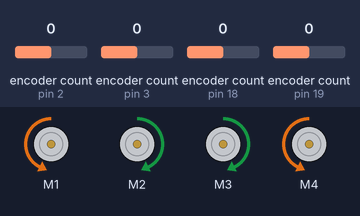
Simulated run of this sketch. Board: Arduino Mega 2560, built with avr-gcc and run on an emulated ATmega2560. Parts: 4 × DC motor (green arrow = forward, orange = backward, longer = faster). Inputs (shaded band) come from the test bench; at power-on: encoder count (sensors on pin 2, pin 3, pin 18, pin 19) 0.

Above: at 1.2 s.
1.3 s: encoder count (sensor on pin 2) set to 1
At 2.5 s:
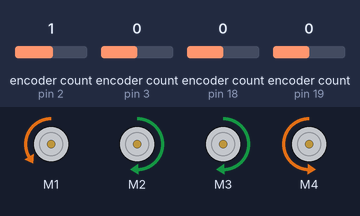
2.8 s: encoder count (sensor on pin 3) set to 1
At 5.5 s:
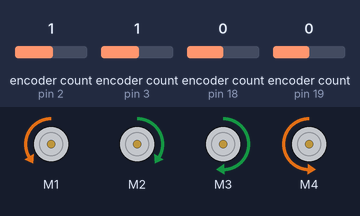
5.8 s: encoder count (sensor on pin 18) set to 4
At 6.8 s:
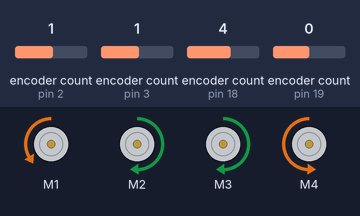
8.8 s: encoder count (sensor on pin 3) set to 5
At 10.6 s:
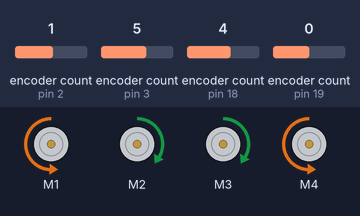
11.2 s: encoder count (sensor on pin 2) set to 5
At 13.5 s:
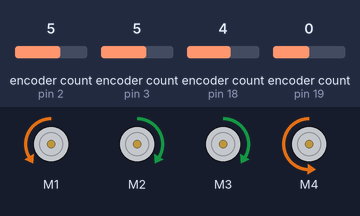
Timing chart, 0 to 15.0 s (numbered marks = the images above; inputs shaded):
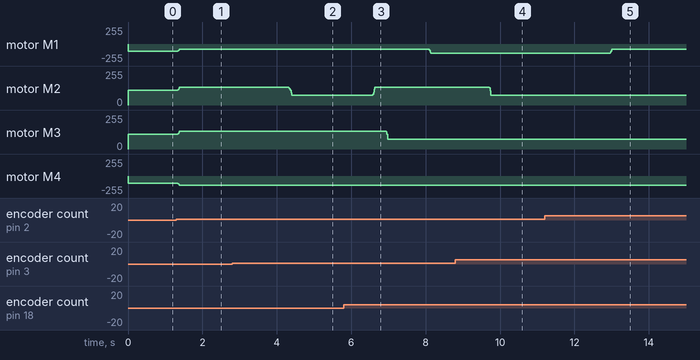

The sketch:

MCU3CodeArduinoUno.ino
```cpp
 // EE4390 EE Design I and EE4391 EE Design II
// Date created: January 03, 2017
// Programmer one: Eric Foote
// Programmer two: David S Vasquez
// Programmer three: Jorge Villalobos
// Programmer four:
// Information: This is the motor calibration code using PID to adjust the
// robot in response to the slowest motor(s).

#include <Wire.h>
#include <Adafruit_MotorShield.h>
#include "utility/Adafruit_MS_PWMServoDriver.h"
#include <Encoder.h>

// Create the motor shield object with the default I2C address
Adafruit_MotorShield AFMS = Adafruit_MotorShield();

// This code creates the motor shield object with a different I2C address
// (say for stacking).
// Adafruit_MotorShield AFMS = Adafruit_MotorShield(0x61);

// Select which 'ports' M1, M2, M3 or M4.
Adafruit_DCMotor *myMotor1 = AFMS.getMotor(1);
Adafruit_DCMotor *myMotor2 = AFMS.getMotor(2);
Adafruit_DCMotor *myMotor3 = AFMS.getMotor(3);
Adafruit_DCMotor *myMotor4 = AFMS.getMotor(4);

// These are the declarations of the pins that are used for the encoders,
// the first pin is the hard interrupt and the second pin is used for the
// software interrupt.
Encoder encoder1(2, 22);
Encoder encoder2(3, 23);
Encoder encoder3(18, 24);
Encoder encoder4(19, 25);

// This integer variable is used for the position array. The
// position array will be used to determine the slowest and
// fastest motor by analyzing the position.
const int MAX_MOTORS = 4;
int posArray[MAX_MOTORS] = {0, 0, 0, 0};

// This code section will be used for the history analysis of the
// motors. This portion is key for the integral component of the
// PI control system.
const int MAX_HISTORY = 100;
int errHistM1[MAX_HISTORY];
int errHistM2[MAX_HISTORY];
int errHistM3[MAX_HISTORY];
int errHistM4[MAX_HISTORY];

// These integer variables will be used to store the smallest
// and largest position values of the four motors.
int smallestPos;
int largestPos;

// This float variable is used as a temp variable to determine if the
// half error value has a decimal value.
float tempError;

// The error value is determined by the largest position value minus
// the smallest position value. Then this error value is divided by
// the value of two.
int halfOfError;

// This integer variable will be used as the guiding value for the
// setSpeed of the motors.
int targetValue;

// These integer variables are used to store the ID of corresponding
// slowest and fastest motors. These two variables are currently not
// being used but they could be used later in the finally program.
int motorSlowestID;
int motorFastestID;

// These variables are used as an argument for the setSpeed function of
// each corresponding motor.
int speedMotor1;
int speedMotor2;
int speedMotor3;
int speedMotor4;


//shit
// This integer variable will be determined during testing and
// troubleshooting of the robot on the test course.
const float MAX_ERROR =100;
const float speedBound = 25.0;

// These variables will store the calculated gain PID values for
// each motor. The integral component is the most important component
// for the calculation of each gain.
float gainMotor1;
float gainMotor2;
float gainMotor3;
float gainMotor4;

// This 'toggleDecimal' bool variable will be used to correct the integer
// division error that occurs when the position average difference is calculated.
bool toggleDecimal;

// This float variable will be determined during testing and debugging of the
// robot on the test course.


// These two integer variables were included to prevent the PID control system
// from becoming unstable.
int upperBound;
int lowerBound;

void setup()
{
 // Serial.begin(115200);


  // This initializes the Adafruit Motorshield with a default
  // frequency 1.6 KHz.
  AFMS.begin();

  // It is possible to initialize the Adafruit Motorshield with
  // a specific frequency and in this case it is 1 KHz.
  // AFMS.begin(1000);

  // This code sets the speed to start the motors, in this case speed zero.
  myMotor1->setSpeed(0);
  myMotor2->setSpeed(0);
  myMotor3->setSpeed(0);
  myMotor4->setSpeed(0);

  // This code will initialize the history arrays to ensure that accurate
  // analysis results.
  for(int i = 0; i < MAX_HISTORY; i++) {
    errHistM1[i] = 0;
  }
  for(int i = 0; i < MAX_HISTORY; i++) {
    errHistM2[i] = 0;
  }
  for(int i = 0; i < MAX_HISTORY; i++) {
    errHistM3[i] = 0;
  }
  for(int i = 0; i < MAX_HISTORY; i++) {
    errHistM4[i] = 0;
  }

  smallestPos = 0;
  largestPos = 0;

  halfOfError = 0;

  // This code initializes the speed of the motors for
  // the first iteration. The value of the speed needs to
  // be determined in testing.
  speedMotor1 = 110;
  speedMotor2 = 110;
  speedMotor3 = 110;
  speedMotor4 = 110;

  targetValue = 0;

  gainMotor1 = 0.0;
  gainMotor2 = 0.0;
  gainMotor3 = 0.0;
  gainMotor4 = 0.0;

  toggleDecimal = false;

  upperBound = speedMotor1 + speedBound;
  lowerBound = speedMotor1 - speedBound -10;
}

// This void function acts just like the main function.
void loop()
{


  motorSlowestID = 0;
  motorFastestID = 0;

  // These long variables are used to store the current position
  // value for each motor after the setSpeed function is executed.
  long newPosition1 = 0;
  long newPosition2 = 0;
  long newPosition3 = 0;
  long newPosition4 = 0;

    // These integer variables will store the sum of the corresponding
  // error values of the current iteration of every motor.
  float sumErrM1 = 0;
  float sumErrM2 = 0;
  float sumErrM3 = 0;
  float sumErrM4 = 0;

  // These functions send a position value to the encoders using
  // integers, within the write function software interrupts are
  // called before and after the position initialization.
  encoder1.write(0);
  encoder2.write(0);
  encoder3.write(0);
  encoder4.write(0);

  //************* Direction North *******************************

  // This code determines the direction of the wheels.
  myMotor1->run(BACKWARD);
  myMotor2->run(FORWARD);
  myMotor3->run(FORWARD);
  myMotor4->run(BACKWARD);

  myMotor1->setSpeed(0);
  myMotor2->setSpeed(0);
  myMotor3->setSpeed(0);
  myMotor4->setSpeed(0);


  // This code returns the absolute value of the position.
  newPosition1 = abs(encoder1.read());
  newPosition2 = abs(encoder2.read());
  newPosition3 = abs(encoder3.read());
  newPosition4 = abs(encoder4.read());
/*

  // The programmer determines to the distance traveled by
  // adjusting the speed.
  myMotor1->setSpeed(speedMotor1);
  myMotor2->setSpeed(speedMotor2);
  myMotor3->setSpeed(speedMotor3);
  myMotor4->setSpeed(speedMotor4);

  delay(2500);
*/

int innerloop=0;

while(((newPosition1+newPosition2+newPosition3+newPosition4)/4)<1400)

{

innerloop++;

  // This code returns the absolute value of the position.
  newPosition1 = abs(encoder1.read());
  newPosition2 = abs(encoder2.read());
  newPosition3 = abs(encoder3.read());
  newPosition4 = abs(encoder4.read());


/*/******************DEBUG*********************************
//fuckthis
Serial.println(" ");
Serial.println("Loop Number"); Serial.println(innerloop);
Serial.println(" ");
Serial.println(" ");
Serial.println("Motor Position");
Serial.println(newPosition1);
Serial.println(newPosition2);
Serial.println(newPosition3);
Serial.println(newPosition4);
Serial.println(" ");
Serial.println(" ");
Serial.println("Motor Speeds ");
Serial.println(speedMotor1);
Serial.println(speedMotor2);
Serial.println(speedMotor3);
Serial.println(speedMotor4);
Serial.println(" ");
Serial.println(" ");
Serial.println("Motor Gains ");
Serial.println(gainMotor1);
Serial.println(gainMotor2);
Serial.println(gainMotor3);
Serial.println(gainMotor4);
Serial.println("Motor Errors ");
Serial.println(errHistM1[0]);
Serial.println(errHistM2[0]);
Serial.println(errHistM3[0]);
Serial.println(errHistM4[0]);
Serial.println("error Sum ");
Serial.println(sumErrM1);
Serial.println(sumErrM2);
Serial.println(sumErrM3);
Serial.println(sumErrM4);


//**********************/


  posArray[0] = newPosition1;
  posArray[1] = newPosition2;
  posArray[2] = newPosition3;
  posArray[3] = newPosition4;

  // This section of code is used to determine the slowest and
  // fastest motor by analyzing the position values during the
  // current iteration.
  smallestPos = posArray[0];

  for(int i = 1; i < MAX_MOTORS; i++) {
    if(posArray[i] < smallestPos) {
      smallestPos = posArray[i];
      motorSlowestID = i;
    }
  }
  motorSlowestID++;

  largestPos = posArray[0];
  for(int j = 1; j < MAX_MOTORS; j++) {
    if(posArray[j] > largestPos) {
      largestPos = posArray[j];
      motorFastestID = j;
    }
  }
  motorFastestID++;

  // The main purpose of the 'tempError' variable is to correct the
  // integer decimal division error.
  tempError = (largestPos - smallestPos) / 2;

  halfOfError = (largestPos - smallestPos) / 2;
  targetValue = smallestPos + halfOfError;
 /*
  *
  Serial.println(" ");
  Serial.println(targetValue);
  Serial.println(" ");
*/
  // This if statement is used to detect and correct every other 0.5
  // value calculated when calculating the targetValue position calculation.
  if((tempError = tempError - (long)tempError) == 0.5) {
    toggleDecimal = !toggleDecimal;

    if(toggleDecimal) {
      targetValue++;
    }
  }


  // The following 4 for loops will be used to shift the current values
  // by one element to the right in the error history arrays for the
  // corresponding motors.
  for(int i = 0; i < MAX_HISTORY; i++) {
     errHistM1[i+1] = errHistM1[i];
  }
  for(int i = 0; i < MAX_HISTORY; i++) {
     errHistM2[i+1] = errHistM2[i];
  }
  for(int i = 0; i < MAX_HISTORY; i++) {
     errHistM3[i+1] = errHistM3[i];
  }
  for(int i = 0; i < MAX_HISTORY; i++) {
     errHistM4[i+1] = errHistM4[i];
  }


  // This block of code inserts the current value of the error of each
  // motor into their corresponding error history array.
  errHistM1[0] = (targetValue - newPosition1);
  errHistM2[0] = (targetValue - newPosition2);
  errHistM3[0] = (targetValue - newPosition3);
  errHistM4[0] = (targetValue - newPosition4);

  // This block of code finds the sum of the error history for every
  // motor using for loops.
  for(int i = 0; i < MAX_HISTORY; i++) {
    sumErrM1 += errHistM1[i];
  }
  for(int i = 0; i < MAX_HISTORY; i++) {
    sumErrM2 += errHistM2[i];
  }
  for(int i = 0; i < MAX_HISTORY; i++) {
    sumErrM3 += errHistM3[i];
  }
  for(int i = 0; i < MAX_HISTORY; i++) {
    sumErrM4 += errHistM4[i];
  }

  // *******IMPORTANT***** These gain values have to determined during testing and debugging
  // on the test course. 0.0 - 1.0
  gainMotor1 = sumErrM1 / (MAX_ERROR * 100);
  gainMotor2 = sumErrM2 / (MAX_ERROR * 100);
  gainMotor3 = sumErrM3 / (MAX_ERROR * 100);
  gainMotor4 = sumErrM4 / (MAX_ERROR * 100);

  if(gainMotor1 == -0.00)
  {
    gainMotor1=0.00;
  }
 if(gainMotor2 == -0.00)
  {
    gainMotor2=0.00;
  }
   if(gainMotor3 == -0.00)
  {
    gainMotor3=0.00;
  }
   if(gainMotor4 == -0.00)
  {
    gainMotor4=0.00;
  }


  // This code sets the speed of all the motors to their new speed
  // that was calculated using the gain from the integral portion
  // of the PID control system.


  speedMotor1 = speedMotor1 + (speedBound * gainMotor1);
  speedMotor2 = speedMotor2 + (speedBound * gainMotor2);
  speedMotor3 = speedMotor3 + (speedBound * gainMotor3);
  speedMotor4 = speedMotor4 + (speedBound * gainMotor4);

  // The following if statements will be used to ensure bounds
  // on the PID control system and prevent an unstable system.
  if(speedMotor1 > upperBound)
    speedMotor1 = upperBound;
  if(speedMotor2 > upperBound)
    speedMotor2 = upperBound;
  if(speedMotor3 > upperBound)
    speedMotor3 = upperBound;
  if(speedMotor4 > upperBound)
    speedMotor4 = upperBound;

  if(speedMotor1 < lowerBound)
    speedMotor1 = lowerBound;
  if(speedMotor2 < lowerBound)
    speedMotor2 = lowerBound;
  if(speedMotor3 < lowerBound)
    speedMotor3 = lowerBound;
  if(speedMotor4 < lowerBound)
    speedMotor4 = lowerBound;

  myMotor1->setSpeed(speedMotor1);
  myMotor2->setSpeed(speedMotor2);
  myMotor3->setSpeed(speedMotor3);
  myMotor4->setSpeed(speedMotor4);

  /* Debug code.
  // This code will change the value of the speedMotor argument
  // that will be used as an argument for the setSpeed function.
  // The inner ( ) is the proportional portion of the PI control
  // system.
  speedMotor1 = (speedMotor1 + (targetValue - newPosition1));
  speedMotor2 = (speedMotor2 + (targetValue - newPosition2));
  speedMotor3 = (speedMotor3 + (targetValue - newPosition3));
  speedMotor4 = (speedMotor4 + (targetValue - newPosition4));
  */

  /* This is debug test code.
  Serial.println("Values after initialization!");
  Serial.println(newPosition1);
  Serial.println(newPosition2);
  Serial.println(newPosition3);
  Serial.println(newPosition4);
  Serial.println();

  Serial.println("Slowest motor and motor number.");
  Serial.println(smallestP);
  Serial.println(motorSlowestID);
  Serial.println("Fastest motor and motor number.");
  Serial.println(largestP);
  Serial.println(motorFastestID);
  Serial.println();
  */


  /*
  //************* Direction South *******************************

  delay(2500);

  myMotor1->run(FORWARD);
  myMotor2->run(BACKWARD);
  myMotor3->run(BACKWARD);
  myMotor4->run(FORWARD);

  // This code returns the absolute value of the position.
  newPosition1 = abs(encoder1.read());
  newPosition2 = abs(encoder2.read());
  newPosition3 = abs(encoder3.read());
  newPosition4 = abs(encoder4.read());

  myMotor1->setSpeed(75);
  myMotor2->setSpeed(75);
  myMotor3->setSpeed(75);
  myMotor4->setSpeed(75);

  // Serial.println("Speed1 Now 75");
  // Serial.println("Speed2 Now 75");
  // Serial.println("Speed3 Now 75");
  // Serial.println("Speed4 Now 75");

  delay(2500);

  myMotor1->setSpeed(0);
  myMotor2->setSpeed(0);
  myMotor3->setSpeed(0);
  myMotor4->setSpeed(0);

  // myMotor1->run(RELEASE);
  // myMotor2->run(RELEASE);
  // myMotor3->run(RELEASE);
  // myMotor4->run(RELEASE);

  // This code returns the absolute value of the position.
  newPosition1 = abs(encoder1.read());
  newPosition2 = abs(encoder2.read());
  newPosition3 = abs(encoder3.read());
  newPosition4 = abs(encoder4.read());

  // Serial.println(newPosition1);
  // Serial.println(newPosition2);
  // Serial.println(newPosition3);
  // Serial.println(newPosition4);
  // Serial.println();
  */
}
  myMotor1->setSpeed(0);
  myMotor2->setSpeed(0);
  myMotor3->setSpeed(0);
  myMotor4->setSpeed(0);

delay(5000);

}
```

Measured:
- after the input at 1.3 s, motor M1: backward 110/255 → backward 75/255 at once; motor M2, motor M3: forward 110/255 → forward 135/255 at once; motor M4: backward 110/255 → backward 135/255 at once
- after the input at 2.8 s, motor M2: forward 135/255 → forward 75/255 after 1.5 s
- after the input at 5.8 s, motor M1: backward 75/255 → backward 135/255 after 2.3 s; motor M2: forward 75/255 → forward 135/255 after 0.78 s; motor M3: forward 135/255 → forward 75/255 after 1.1 s
- after the input at 8.8 s, motor M2: forward 135/255 → forward 75/255 after 0.91 s
- after the input at 11.2 s, motor M1: backward 135/255 → backward 75/255 after 1.8 s
